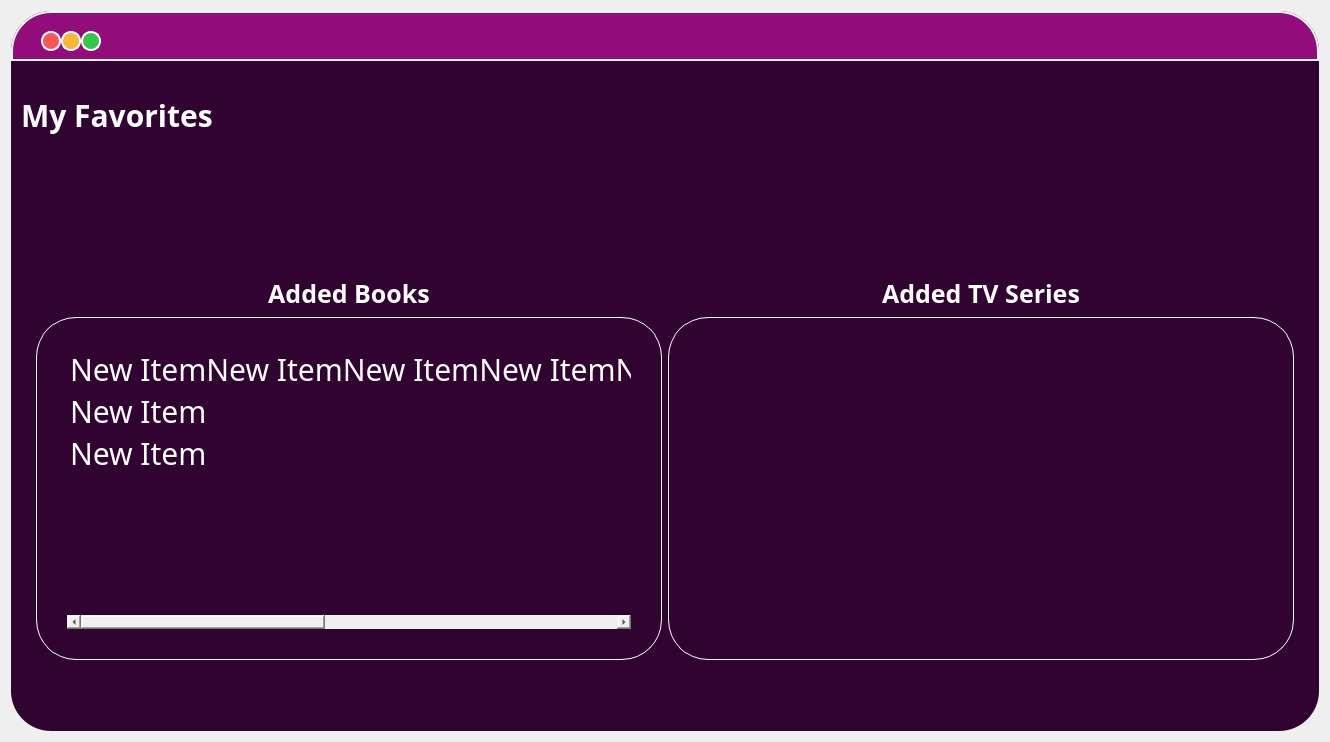
<?xml version="1.0" encoding="UTF-8"?>
<ui version="4.0">
 <class>FavoritesForm</class>
 <widget class="QWidget" name="FavoritesForm">
  <property name="geometry">
   <rect>
    <x>0</x>
    <y>0</y>
    <width>1330</width>
    <height>742</height>
   </rect>
  </property>
  <property name="windowTitle">
   <string>Form</string>
  </property>
  <property name="styleSheet">
   <string notr="true"> border-style: solid;
  border-color: #ff0000; /* red */</string>
  </property>
  <layout class="QVBoxLayout" name="verticalLayout_4">
   <item>
    <widget class="QFrame" name="favoritesFrame">
     <property name="styleSheet">
      <string notr="true">QFrame{background:#300331;
border-style: solid;
  border-color: red;
border-radius:40;}


QPushButton:hover {
background: qradialgradient(
cx: 0.3, cy: -0.4, fx: 0.3, fy: -0.4,
radius: 1.35, stop: 0 #fff, stop: 1 #bbb
);
}

QSplitter::handle {
    background: none;
}

QPushButton:pressed {
border-style: inset;
background: qradialgradient(
cx: 0.4, cy: -0.1, fx: 0.4, fy: -0.1,
radius: 1.35, stop: 0 #fff, stop: 1 #ddd
);}</string>
     </property>
     <property name="frameShape">
      <enum>QFrame::StyledPanel</enum>
     </property>
     <property name="frameShadow">
      <enum>QFrame::Raised</enum>
     </property>
     <layout class="QHBoxLayout" name="horizontalLayout">
      <property name="leftMargin">
       <number>0</number>
      </property>
      <property name="topMargin">
       <number>0</number>
      </property>
      <property name="rightMargin">
       <number>0</number>
      </property>
      <property name="bottomMargin">
       <number>0</number>
      </property>
      <item>
       <widget class="QSplitter" name="splitter">
        <property name="styleSheet">
         <string notr="true">background:none;</string>
        </property>
        <property name="orientation">
         <enum>Qt::Vertical</enum>
        </property>
        <widget class="QWidget" name="layoutWidget">
         <layout class="QVBoxLayout" name="barLogo">
          <item>
           <widget class="QGroupBox" name="TabBar">
            <property name="minimumSize">
             <size>
              <width>0</width>
              <height>50</height>
             </size>
            </property>
            <property name="maximumSize">
             <size>
              <width>16777215</width>
              <height>50</height>
             </size>
            </property>
            <property name="styleSheet">
             <string notr="true">background:#920C7C;
border: 2px solid white;
border-radius:0;
border-top-left-radius: 40;
border-top-right-radius: 40;
</string>
            </property>
            <property name="title">
             <string/>
            </property>
            <widget class="QPushButton" name="btnClose">
             <property name="geometry">
              <rect>
               <x>30</x>
               <y>20</y>
               <width>20</width>
               <height>20</height>
              </rect>
             </property>
             <property name="styleSheet">
              <string notr="true">QPushButton{
background-color: #FD5754;
border-style: solid;
border-color: white;
border-width: 2px;
border-radius: 10px;
}

QPushButton:hover {
background: #37AED4;
}

QPushButton:pressed {
border-style: inset;
background: qradialgradient(
cx: 0.4, cy: -0.1, fx: 0.4, fy: -0.1,
radius: 1.35, stop: 0 #fff, stop: 1 #ddd
);}</string>
             </property>
             <property name="text">
              <string/>
             </property>
            </widget>
            <widget class="QPushButton" name="btnminimize">
             <property name="geometry">
              <rect>
               <x>50</x>
               <y>20</y>
               <width>20</width>
               <height>20</height>
              </rect>
             </property>
             <property name="styleSheet">
              <string notr="true">QPushButton{
background-color: #F9B637;
border-style: solid;
border-color: white;
border-width: 2px;
border-radius: 10px;
}

QPushButton:hover {
background: #37AED4;
}

QPushButton:pressed {
border-style: inset;
background: qradialgradient(
cx: 0.4, cy: -0.1, fx: 0.4, fy: -0.1,
radius: 1.35, stop: 0 #fff, stop: 1 #ddd
);}</string>
             </property>
             <property name="text">
              <string/>
             </property>
            </widget>
            <widget class="QPushButton" name="btnZoom">
             <property name="geometry">
              <rect>
               <x>70</x>
               <y>20</y>
               <width>20</width>
               <height>20</height>
              </rect>
             </property>
             <property name="styleSheet">
              <string notr="true">QPushButton{
background-color: #34C848;
border-style: solid;
border-color: white;
border-width: 2px;
border-radius: 10px;
}


QPushButton:hover {
background: #37AED4;
}

QPushButton:pressed {
border-style: inset;
background: qradialgradient(
cx: 0.4, cy: -0.1, fx: 0.4, fy: -0.1,
radius: 1.35, stop: 0 #fff, stop: 1 #ddd
);}</string>
             </property>
             <property name="text">
              <string/>
             </property>
            </widget>
           </widget>
          </item>
          <item>
           <widget class="QGroupBox" name="BooksLogo">
            <property name="minimumSize">
             <size>
              <width>0</width>
              <height>75</height>
             </size>
            </property>
            <property name="styleSheet">
             <string notr="true">border:none;</string>
            </property>
            <property name="title">
             <string/>
            </property>
            <widget class="QLabel" name="label_9">
             <property name="geometry">
              <rect>
               <x>10</x>
               <y>10</y>
               <width>571</width>
               <height>75</height>
              </rect>
             </property>
             <property name="minimumSize">
              <size>
               <width>50</width>
               <height>75</height>
              </size>
             </property>
             <property name="styleSheet">
              <string notr="true">background:none;
font-size:30px;
color:white;
font-weight:bold;
font-family:google sans;
image: url(:/logo/img/RecSy.png);</string>
             </property>
             <property name="text">
              <string>My Favorites</string>
             </property>
             <property name="margin">
              <number>20</number>
             </property>
            </widget>
           </widget>
          </item>
         </layout>
        </widget>
        <widget class="QWidget" name="layoutWidget">
         <layout class="QVBoxLayout" name="WholeBody">
          <property name="leftMargin">
           <number>25</number>
          </property>
          <property name="rightMargin">
           <number>25</number>
          </property>
          <property name="bottomMargin">
           <number>15</number>
          </property>
          <item>
           <widget class="QSplitter" name="body">
            <property name="styleSheet">
             <string notr="true">QSplitter::handle {
    background: none;
}</string>
            </property>
            <property name="orientation">
             <enum>Qt::Vertical</enum>
            </property>
            <widget class="QSplitter" name="hereIs">
             <property name="orientation">
              <enum>Qt::Vertical</enum>
             </property>
             <widget class="QWidget" name="layoutWidget">
              <layout class="QVBoxLayout" name="verticalLayout_3">
               <item>
                <widget class="QLabel" name="profilePic">
                 <property name="minimumSize">
                  <size>
                   <width>0</width>
                   <height>100</height>
                  </size>
                 </property>
                 <property name="styleSheet">
                  <string notr="true">image: url(:/favoritesPerson/img/favorites_person.png);</string>
                 </property>
                 <property name="text">
                  <string/>
                 </property>
                </widget>
               </item>
              </layout>
             </widget>
            </widget>
            <widget class="QWidget" name="gridLayoutWidget">
             <layout class="QGridLayout" name="gridLayout_2">
              <item row="4" column="0">
               <widget class="QListWidget" name="list_favBooks">
                <property name="minimumSize">
                 <size>
                  <width>0</width>
                  <height>300</height>
                 </size>
                </property>
                <property name="styleSheet">
                 <string notr="true">QListWidget{
color:white;
font-size:30px;
font-family:Google Sans;
background:#300331;
border:1px solid white;
padding:30px;

}</string>
                </property>
                <item>
                 <property name="text">
                  <string>New ItemNew ItemNew ItemNew ItemNew ItemNew ItemNew ItemNew ItemNew Item</string>
                 </property>
                 <property name="checkState">
                  <enum>Unchecked</enum>
                 </property>
                </item>
                <item>
                 <property name="text">
                  <string>New Item</string>
                 </property>
                </item>
                <item>
                 <property name="text">
                  <string>New Item</string>
                 </property>
                </item>
               </widget>
              </item>
              <item row="4" column="1">
               <widget class="QListWidget" name="list_favtvSeries">
                <property name="minimumSize">
                 <size>
                  <width>0</width>
                  <height>300</height>
                 </size>
                </property>
                <property name="styleSheet">
                 <string notr="true">QListWidget{
color:white;
font-size:30px;
font-family:Google Sans;
background:#300331;
border:1px solid white;
padding:30px;

}</string>
                </property>
               </widget>
              </item>
              <item row="1" column="0">
               <widget class="QLabel" name="label_added_books">
                <property name="layoutDirection">
                 <enum>Qt::LeftToRight</enum>
                </property>
                <property name="styleSheet">
                 <string notr="true">color:white;
font-size:25px;
font-family: google sans;
font-weight:bold;


</string>
                </property>
                <property name="text">
                 <string>Added Books</string>
                </property>
                <property name="alignment">
                 <set>Qt::AlignCenter</set>
                </property>
               </widget>
              </item>
              <item row="1" column="1">
               <widget class="QLabel" name="label_added_tvSeries">
                <property name="styleSheet">
                 <string notr="true">color:white;
font-size:25px;
font-family: google sans;
font-weight:bold;


</string>
                </property>
                <property name="text">
                 <string>Added TV Series</string>
                </property>
                <property name="alignment">
                 <set>Qt::AlignCenter</set>
                </property>
               </widget>
              </item>
             </layout>
            </widget>
           </widget>
          </item>
          <item>
           <widget class="QSplitter" name="bottomBar">
            <property name="minimumSize">
             <size>
              <width>0</width>
              <height>50</height>
             </size>
            </property>
            <property name="styleSheet">
             <string notr="true">QSplitter::handle {
    background: none;
}</string>
            </property>
            <property name="orientation">
             <enum>Qt::Horizontal</enum>
            </property>
            <widget class="QToolButton" name="btnRemoveFavBook">
             <property name="styleSheet">
              <string notr="true">QToolButton{
background:transparent;
	image: url(:/removeFavorite/img/removeFavorite.png);
}
QToolButton:hover {
background: #920C7C;
border: solid 1px;
border-radius:25;
}

QToolButton:pressed {
border-style: inset;
background: #37AED4;}</string>
             </property>
             <property name="text">
              <string/>
             </property>
            </widget>
            <widget class="QToolButton" name="btnGoHome">
             <property name="styleSheet">
              <string notr="true">QToolButton{
background:transparent;
	image: url(:/home/img/home.png);
}
QToolButton:hover {
background: #920C7C;
border: solid 1px;
border-radius:25;
}

QToolButton:pressed {
border-style: inset;
background: #37AED4;}</string>
             </property>
             <property name="text">
              <string/>
             </property>
            </widget>
            <widget class="QToolButton" name="btnRemoveFavTvSeries">
             <property name="styleSheet">
              <string notr="true">QToolButton{
background:transparent;
image: url(:/removeFavorite/img/removeFavorite.png);
text-align: left;
}
QToolButton:hover {
background: #920C7C;
border: solid 1px;
border-radius:25;
}

QToolButton:pressed {
border-style: inset;
background: #37AED4;}</string>
             </property>
             <property name="text">
              <string/>
             </property>
            </widget>
           </widget>
          </item>
         </layout>
        </widget>
       </widget>
      </item>
     </layout>
    </widget>
   </item>
  </layout>
 </widget>
 <resources>
  <include location="../source.qrc"/>
 </resources>
 <connections/>
</ui>
